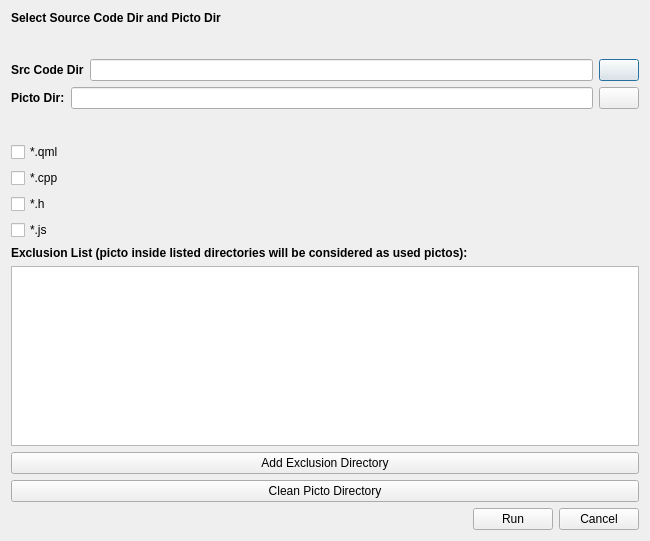
<?xml version="1.0" encoding="UTF-8"?>
<ui version="4.0">
 <class>PictoHunterDialog</class>
 <widget class="QDialog" name="PictoHunterDialog">
  <property name="geometry">
   <rect>
    <x>0</x>
    <y>0</y>
    <width>650</width>
    <height>541</height>
   </rect>
  </property>
  <property name="windowTitle">
   <string>Directory Comparison</string>
  </property>
  <property name="windowIcon">
   <iconset resource="resources.qrc">
    <normaloff>:/qml/icons/ico-application.ico</normaloff>:/qml/icons/ico-application.ico</iconset>
  </property>
  <layout class="QGridLayout" name="gridLayout">
   <item row="4" column="0">
    <spacer name="verticalSpacer">
     <property name="orientation">
      <enum>Qt::Vertical</enum>
     </property>
     <property name="sizeHint" stdset="0">
      <size>
       <width>20</width>
       <height>40</height>
      </size>
     </property>
    </spacer>
   </item>
   <item row="7" column="0">
    <widget class="QCheckBox" name="hCheckBox">
     <property name="text">
      <string>*.h</string>
     </property>
    </widget>
   </item>
   <item row="2" column="0">
    <layout class="QVBoxLayout" name="verticalLayout">
     <item>
      <layout class="QHBoxLayout" name="horizontalLayout_4">
       <item>
        <widget class="QLabel" name="label_2">
         <property name="font">
          <font>
           <weight>75</weight>
           <bold>true</bold>
          </font>
         </property>
         <property name="text">
          <string>Src Code Dir</string>
         </property>
        </widget>
       </item>
       <item>
        <widget class="QLineEdit" name="srcCodeDirTextEdit"/>
       </item>
       <item>
        <widget class="QPushButton" name="selectSrcCodeDirButton">
         <property name="text">
          <string/>
         </property>
         <property name="icon">
          <iconset resource="resources.qrc">
           <normaloff>:/qml/icons/ico-bluefolder.png</normaloff>:/qml/icons/ico-bluefolder.png</iconset>
         </property>
        </widget>
       </item>
      </layout>
     </item>
    </layout>
   </item>
   <item row="6" column="0">
    <widget class="QCheckBox" name="cppCheckBox">
     <property name="text">
      <string>*.cpp</string>
     </property>
    </widget>
   </item>
   <item row="1" column="0">
    <spacer name="verticalSpacer_2">
     <property name="orientation">
      <enum>Qt::Vertical</enum>
     </property>
     <property name="sizeHint" stdset="0">
      <size>
       <width>20</width>
       <height>40</height>
      </size>
     </property>
    </spacer>
   </item>
   <item row="8" column="0">
    <widget class="QCheckBox" name="jsCheckBox">
     <property name="text">
      <string>*.js</string>
     </property>
    </widget>
   </item>
   <item row="11" column="0">
    <widget class="QLabel" name="label_4">
     <property name="font">
      <font>
       <weight>75</weight>
       <bold>true</bold>
      </font>
     </property>
     <property name="text">
      <string>Exclusion List (picto inside listed directories will be considered as used pictos):</string>
     </property>
    </widget>
   </item>
   <item row="15" column="0">
    <widget class="QPushButton" name="addExclusionDirectory">
     <property name="text">
      <string>Add Exclusion Directory</string>
     </property>
    </widget>
   </item>
   <item row="5" column="0">
    <widget class="QCheckBox" name="qmlCheckBox">
     <property name="text">
      <string>*.qml</string>
     </property>
    </widget>
   </item>
   <item row="3" column="0">
    <layout class="QHBoxLayout" name="horizontalLayout_5">
     <item>
      <widget class="QLabel" name="label_3">
       <property name="font">
        <font>
         <weight>75</weight>
         <bold>true</bold>
        </font>
       </property>
       <property name="text">
        <string>Picto Dir:</string>
       </property>
      </widget>
     </item>
     <item>
      <widget class="QLineEdit" name="pictoDirTextEdit"/>
     </item>
     <item>
      <widget class="QPushButton" name="selectPictoDirButton">
       <property name="text">
        <string/>
       </property>
       <property name="icon">
        <iconset resource="resources.qrc">
         <normaloff>:/qml/icons/ico-bluefolder.png</normaloff>:/qml/icons/ico-bluefolder.png</iconset>
       </property>
      </widget>
     </item>
    </layout>
   </item>
   <item row="17" column="0">
    <layout class="QHBoxLayout" name="horizontalLayout">
     <item>
      <spacer name="horizontalSpacer">
       <property name="orientation">
        <enum>Qt::Horizontal</enum>
       </property>
       <property name="sizeHint" stdset="0">
        <size>
         <width>40</width>
         <height>20</height>
        </size>
       </property>
      </spacer>
     </item>
     <item>
      <widget class="QPushButton" name="runButton">
       <property name="text">
        <string>Run</string>
       </property>
      </widget>
     </item>
     <item>
      <widget class="QPushButton" name="cancelButton">
       <property name="text">
        <string>Cancel</string>
       </property>
      </widget>
     </item>
    </layout>
   </item>
   <item row="0" column="0">
    <widget class="QLabel" name="label">
     <property name="font">
      <font>
       <weight>75</weight>
       <italic>false</italic>
       <bold>true</bold>
      </font>
     </property>
     <property name="text">
      <string>Select Source Code Dir and Picto Dir</string>
     </property>
    </widget>
   </item>
   <item row="14" column="0">
    <widget class="QListView" name="exclusionListView"/>
   </item>
   <item row="16" column="0">
    <widget class="QPushButton" name="cleanPictoDirectoryButton">
     <property name="enabled">
      <bool>true</bool>
     </property>
     <property name="text">
      <string>Clean Picto Directory</string>
     </property>
    </widget>
   </item>
  </layout>
 </widget>
 <tabstops>
  <tabstop>srcCodeDirTextEdit</tabstop>
  <tabstop>pictoDirTextEdit</tabstop>
  <tabstop>selectSrcCodeDirButton</tabstop>
  <tabstop>selectPictoDirButton</tabstop>
  <tabstop>runButton</tabstop>
  <tabstop>cancelButton</tabstop>
 </tabstops>
 <resources>
  <include location="resources.qrc"/>
 </resources>
 <connections/>
</ui>
